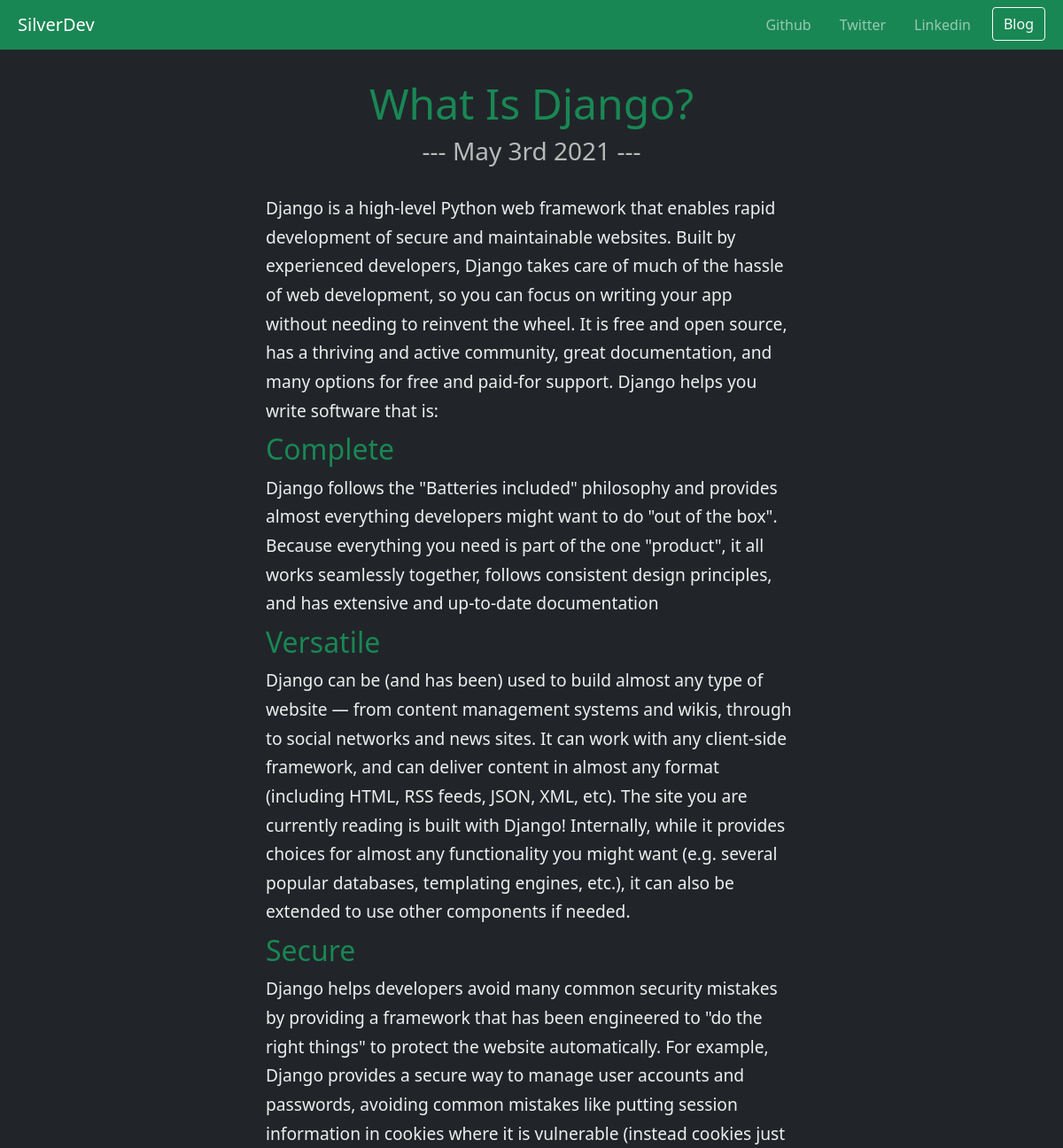
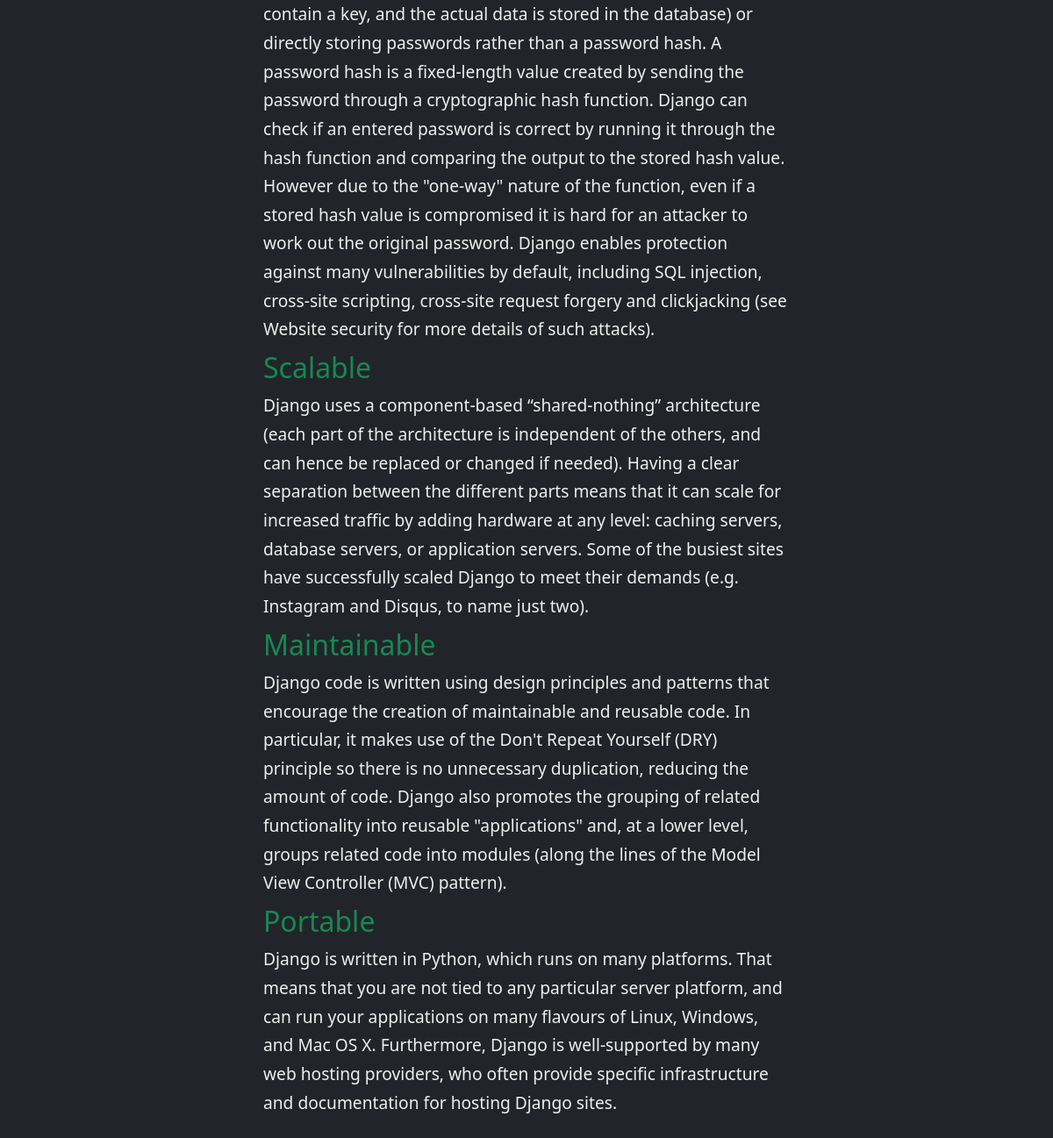
The page /blog/6/ on the database its author committed (2 pictures, top to bottom).
### blog/models.py (models this page shows, shortened)
class Blog(models.Model):
    title = models.CharField(max_length=150)
    description = models.TextField(default="")
    date = models.DateField()

### blog/views.py (the view)
# urls.py: path("<int:blog_id>/", views.detail, name="detail")
def detail(request, blog_id):
    blog = get_object_or_404(Blog, pk=blog_id)
    return render(request, "blog/detail.html", {"blog": blog})

### blog/templates/blog/detail.html
{%extends 'portfolio/base.html' %} {%block content%}
<div class="detail">
  <h1>{{ blog.title }}</h1>
  <h3>--- {{ blog.date | date:'M jS Y' }} ---</h3>
  <div class="detail_description">{{ blog.description|safe }}</div>
</div>
{%endblock content%}

### portfolio/static/portfolio/css/style.css (style rules this page uses)
body { background-color: #212529; color: #eee; text-align: center; width: 100%; }
.detail { width: 90%; max-width: 600px; margin: 2rem auto; }
.detail h1 { font-size: 3rem; text-transform: capitalize; color: #198754; }
.detail h3 { color: #b9b9b9; margin-bottom: 2rem; }
.detail_description { text-align: left; font-size: 1.2rem; line-height: 170%; word-break: keep-all; }
.detail_description h1, .detail_description h2, .detail_description h3, .detail_description h4, .detail_description h5, .detail_description h6 { color: #198754; margin: 0.5rem 0; }

### rows shown on the page
Blog: title "What Is Django?", date "May 3rd 2021", description "Django is a high-level Python web framework that enables rapid development of secure and maintainable websites. Built by experienced developers, Django takes care of much of the hassle of web development, so you can focus on writing your app without needing to reinvent the wheel. It is free and open source, has a thriving and active community, great documentation, and many options for free and paid-for support. Django helps you write software that is: Complete Django follows the \"Batteries included\" philosophy and provides almost everything developers might want to do \"out of the box\". Because everything you need is part of the one \"product\", it all works seamlessly together, follows…"
